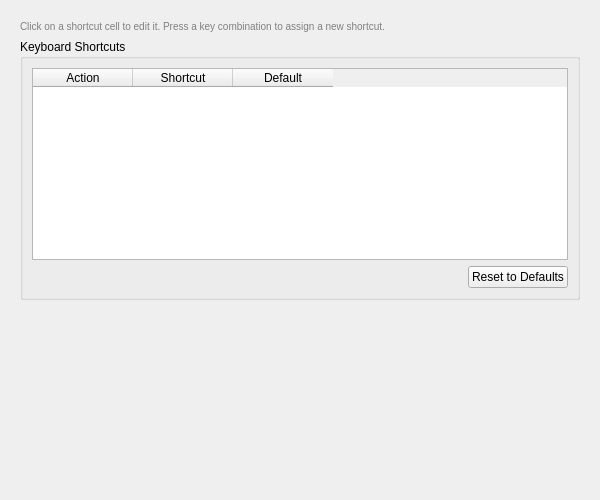
<?xml version="1.0" encoding="UTF-8"?>
<ui version="4.0">
 <class>ShortcutsSettingsTab</class>
 <widget class="QWidget" name="ShortcutsSettingsTab">
  <property name="geometry">
   <rect>
    <x>0</x>
    <y>0</y>
    <width>600</width>
    <height>500</height>
   </rect>
  </property>
  <layout class="QVBoxLayout" name="main_layout_">
   <item>
    <widget class="QScrollArea" name="scroll_area_">
     <property name="frameShape">
      <enum>QFrame::Shape::NoFrame</enum>
     </property>
     <property name="widgetResizable">
      <bool>true</bool>
     </property>
     <widget class="QWidget" name="scroll_content_">
      <property name="geometry">
       <rect>
        <x>0</x>
        <y>0</y>
        <width>580</width>
        <height>480</height>
       </rect>
      </property>
      <layout class="QVBoxLayout" name="content_layout_">
       <item>
        <widget class="QLabel" name="info_label_">
         <property name="text">
          <string>Click on a shortcut cell to edit it. Press a key combination to assign a new shortcut.</string>
         </property>
         <property name="wordWrap">
          <bool>true</bool>
         </property>
         <property name="styleSheet">
          <string>color: gray; font-size: 10px;</string>
         </property>
        </widget>
       </item>
       <item>
        <widget class="QGroupBox" name="shortcuts_group_">
         <property name="title">
          <string>Keyboard Shortcuts</string>
         </property>
         <layout class="QVBoxLayout" name="shortcuts_layout_">
          <item>
           <widget class="QTableWidget" name="table_">
            <property name="selectionBehavior">
             <enum>QAbstractItemView::SelectionBehavior::SelectRows</enum>
            </property>
            <property name="editTriggers">
             <set>QAbstractItemView::EditTrigger::NoEditTriggers</set>
            </property>
            <property name="columnCount">
             <number>3</number>
            </property>
            <column>
             <property name="text">
              <string>Action</string>
             </property>
            </column>
            <column>
             <property name="text">
              <string>Shortcut</string>
             </property>
            </column>
            <column>
             <property name="text">
              <string>Default</string>
             </property>
            </column>
           </widget>
          </item>
          <item>
           <layout class="QHBoxLayout" name="button_layout_">
            <item>
             <spacer name="button_spacer_">
              <property name="orientation">
               <enum>Qt::Orientation::Horizontal</enum>
              </property>
              <property name="sizeHint" stdset="0">
               <size>
                <width>40</width>
                <height>20</height>
               </size>
              </property>
             </spacer>
            </item>
            <item>
             <widget class="QPushButton" name="reset_button_">
              <property name="text">
               <string>Reset to Defaults</string>
              </property>
             </widget>
            </item>
           </layout>
          </item>
         </layout>
        </widget>
       </item>
       <item>
        <spacer name="bottom_spacer_">
         <property name="orientation">
          <enum>Qt::Orientation::Vertical</enum>
         </property>
         <property name="sizeHint" stdset="0">
          <size>
           <width>20</width>
           <height>40</height>
          </size>
         </property>
        </spacer>
       </item>
      </layout>
     </widget>
    </widget>
   </item>
  </layout>
 </widget>
 <resources/>
 <connections/>
</ui>
